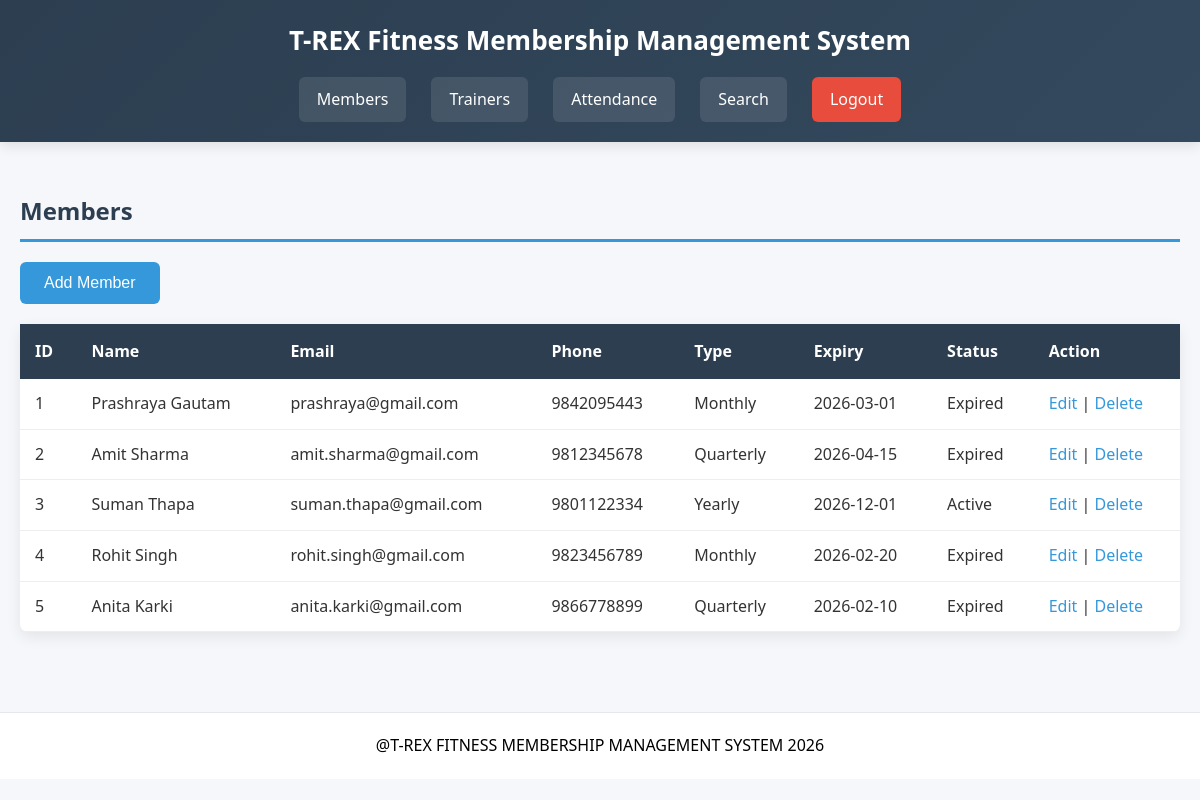
The page / on the database its author committed.
### tables this page shows
CREATE TABLE IF NOT EXISTS members (
    member_id INT AUTO_INCREMENT PRIMARY KEY,
    name VARCHAR(100) NOT NULL,
    email VARCHAR(100) NOT NULL UNIQUE,
    phone VARCHAR(20) NOT NULL UNIQUE,
    membership_type VARCHAR(50) NOT NULL,
    start_date DATE NOT NULL,
    expiry_date DATE NOT NULL,
    status VARCHAR(20) NOT NULL
);

### public/index.php (the view)
<?php
include "../includes/header.php";
include "../config/db.php";
$result = $conn->query("SELECT * FROM members");
?>
<h2>Members</h2>
<a href="add_member.php"><button type="submit">Add Member</button> </a>
<table class="members-table">
<tr>
<th>ID</th><th>Name</th><th>Email</th><th>Phone</th><th>Type</th><th>Expiry</th><th>Status</th><th>Action</th>
</tr>
<?php while($row = $result->fetch_assoc()): ?>
<tr>
<td><?= htmlspecialchars($row['member_id']) ?></td>
<td><?= htmlspecialchars($row['name']) ?></td>
<td><?= htmlspecialchars($row['email']) ?></td>
<td><?= htmlspecialchars($row['phone']) ?></td>
<td><?= htmlspecialchars($row['membership_type']) ?></td>
<td><?= htmlspecialchars($row['expiry_date']) ?></td>
<?php
$today = date('Y-m-d');
if ($row['expiry_date'] < $today) {
    $status = "Expired";
} else {
    $status = $row['status'];
}
?>
<td><?= htmlspecialchars($status) ?></td>
<td>
<a href="edit_member.php?id=<?= $row['member_id'] ?>">Edit</a> |
<a href="delete_member.php?id=<?= $row['member_id'] ?>" onclick="return confirm('Delete?')">Delete</a>
</td>
</tr>
<?php endwhile; ?>
</table>
<?php include "../includes/footer.php"; ?>

### includes/header.php (shortened to what this page needs)
<!DOCTYPE html>
<html>
<head>
<link rel="stylesheet" href="../assets/css/style.css">
</head>
<body>
<header>
<h1>T-REX Fitness Membership Management System</h1>
<nav>
<a href="index.php">Members</a>
<a href="trainers.php">Trainers</a>
<a href="attendance.php">Attendance</a>
<a href="search.php">Search</a>
<a href="logout.php" class="logout">Logout</a>
</nav>
</header>
<div class="container">

### includes/footer.php
</div>
<footer>@T-REX FITNESS MEMBERSHIP MANAGEMENT SYSTEM 2026</footer>
</body>
</html>

### assets/css/style.css (style rules this page uses)
* { margin: 0; padding: 0; box-sizing: border-box; }
body { font-family: 'Segoe UI', Tahoma, Geneva, Verdana, sans-serif; background: #f5f7fa; color: #333; line-height: 1.6; }
.container { max-width: 1200px; margin: auto; padding: 20px; }
header { background: linear-gradient(135deg, #2c3e50, #34495e); color: #fff; padding: 20px 0; box-shadow: 0 4px 12px rgba(0,0,0,.1); }
header h1 { text-align: center; font-size: 26px; margin-bottom: 15px; }
nav { display: flex; justify-content: center; gap: 25px; flex-wrap: wrap; }
nav a { color: #fff; text-decoration: none; padding: 10px 18px; border-radius: 6px; background: rgba(255,255,255,.1); transition: .3s; }
nav a.logout { background: #e74c3c; }
h2 { margin: 30px 0 20px; font-size: 24px; color: #2c3e50; border-bottom: 3px solid #3498db; padding-bottom: 8px; }
::placeholder { color: #95a5a6; }
button, input[type="submit"], .button { background: #3498db; color: #fff; border: none; padding: 12px 24px; border-radius: 6px; font-size: 16px; cursor: pointer; transition: .3s; }
table { width: 100%; border-collapse: collapse; background: #fff; border-radius: 8px; box-shadow: 0 5px 15px rgba(0,0,0,.08); margin: 20px 0; }
th { background: #2c3e50; color: #fff; padding: 15px; text-align: left; }
td { padding: 12px 15px; border-bottom: 1px solid #eee; }
table a { color: #3498db; text-decoration: none; font-weight: 500; }
footer { margin-top: 40px; padding: 20px; text-align: center; background: #ffffff; color: black; border-top: 1px solid #e5e7eb; display: flex; justify-content: center; align-items: center; }

### rows shown on the page
members: member_id "1", name "Prashraya Gautam", email "prashraya@gmail.com", phone "9842095443", membership_type "Monthly", expiry_date "2026-03-01", expiry_date "Expired"
members: member_id "2", name "Amit Sharma", email "amit.sharma@gmail.com", phone "9812345678", membership_type "Quarterly", expiry_date "2026-04-15", expiry_date "Expired"
members: member_id "3", name "Suman Thapa", email "suman.thapa@gmail.com", phone "9801122334", membership_type "Yearly", expiry_date "2026-12-01", status "Active"
members: member_id "4", name "Rohit Singh", email "rohit.singh@gmail.com", phone "9823456789", membership_type "Monthly", expiry_date "2026-02-20", expiry_date "Expired"
members: member_id "5", name "Anita Karki", email "anita.karki@gmail.com", phone "9866778899", membership_type "Quarterly", expiry_date "2026-02-10", expiry_date "Expired"
